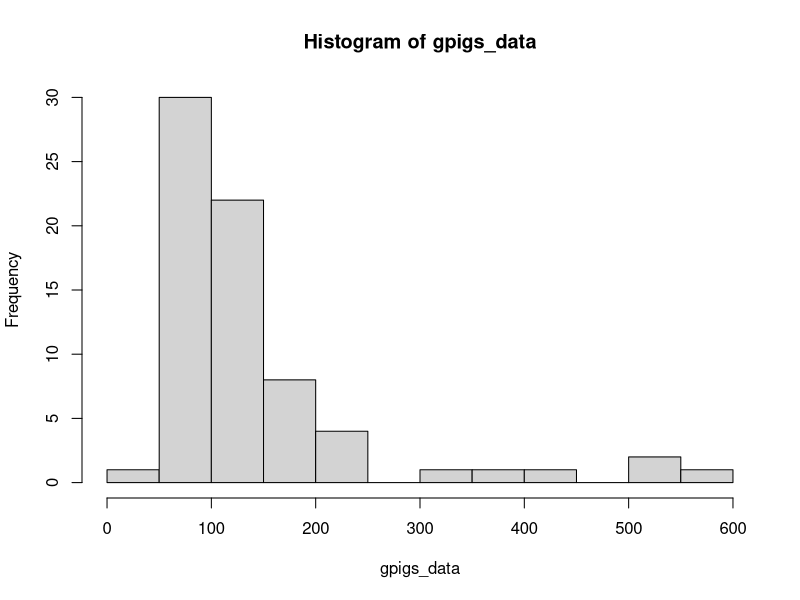
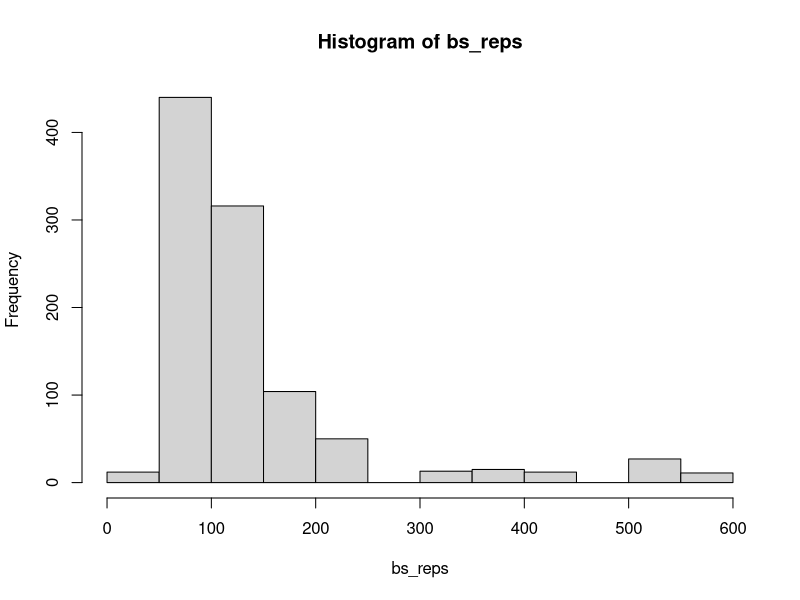
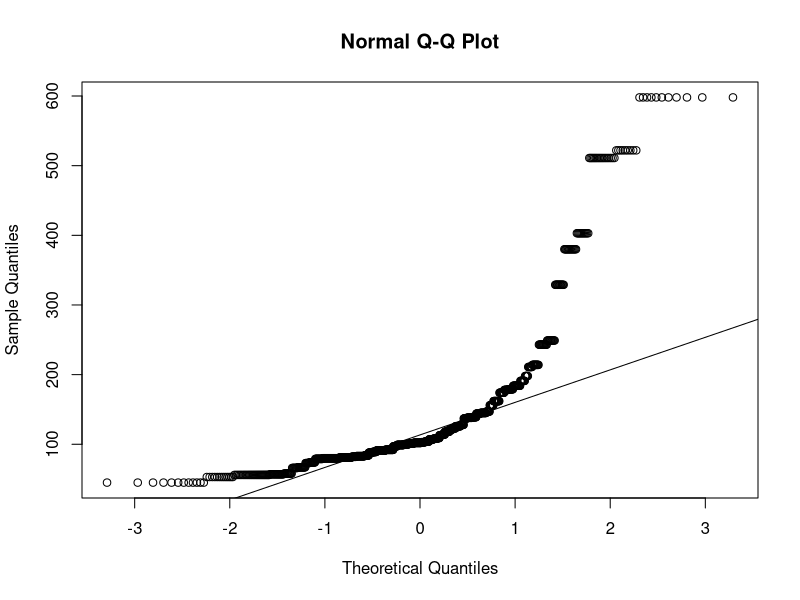
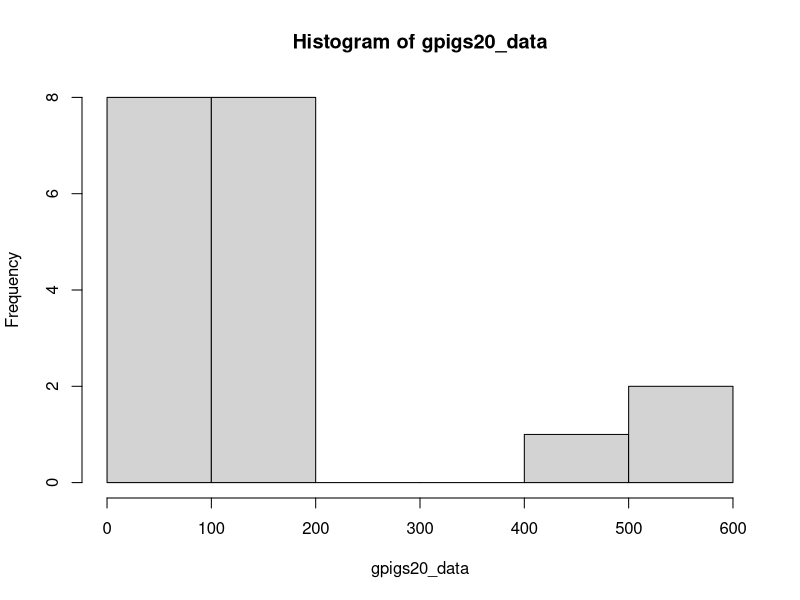
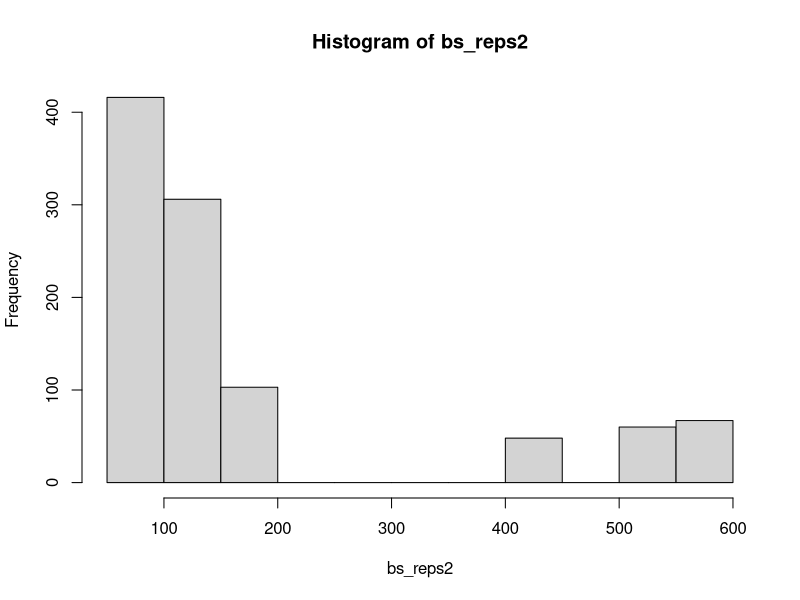
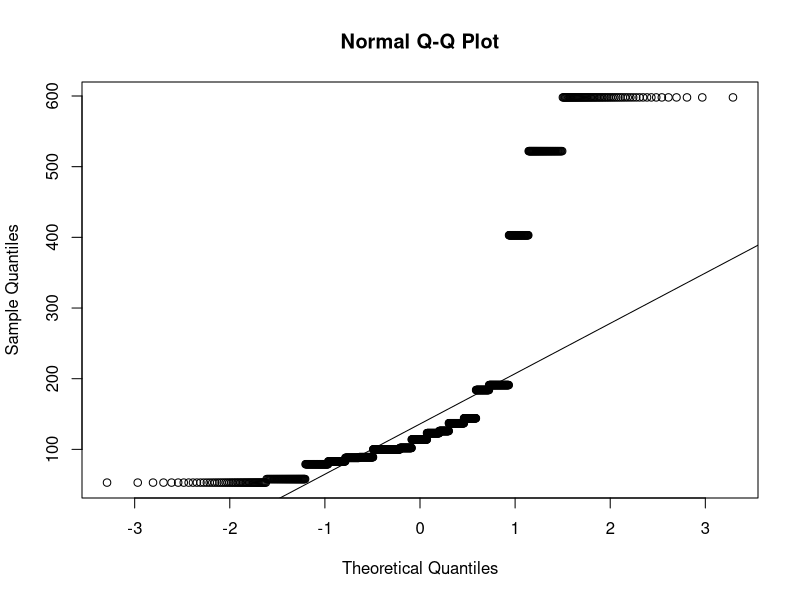

Recreate these plots in R, in order.
## ---- chunk 1
knitr::opts_chunk$set(echo = TRUE)
## ---- chunk 2
pnorm(98.7, mean = 98, sd= 0.62, lower.tail = FALSE)
## ---- chunk 3
gpigs_data=
  read.table("gpigs.txt", header = TRUE)
gpigs_data= gpigs_data [-1,]
hist(gpigs_data)
sd(gpigs_data)
## ---- chunk 4
gpigs_data=
  read.table("gpigs.txt", header = TRUE)
gpigs_data= gpigs_data [-1,]
xbar= mean(gpigs_data)
bs_samps = vector("list", 1000)
set.seed(54321)
for(j in 1:1000) {
bs_samps[[j]]= sample(gpigs_data, size = length(72), replace = T)
}

bs_reps = unlist(lapply(bs_samps, mean))

hist(bs_reps)
qqnorm(bs_reps)
qqline(bs_reps)
sd(bs_reps)
sd(bs_reps)/sqrt(72)

## ---- chunk 5
gpigs20_data=
  read.table("gpigs20.txt", header = TRUE)
gpigs20_data = gpigs20_data [-1,]
hist(gpigs20_data)
## ---- chunk 6
gpigs20_data=
  read.table("gpigs20.txt", header = TRUE)
gpigs20_data= gpigs20_data [-1,]
xbar= mean(gpigs20_data)
bs_samps = vector("list", 1000)
set.seed(12345)
for(j in 1:1000) {
bs_samps[[j]]= sample(gpigs20_data, size = length(20), replace = T)
}

bs_reps2 = unlist(lapply(bs_samps, mean))

hist(bs_reps2)
qqnorm(bs_reps2)
qqline(bs_reps2)
sd(bs_reps2)
sd(bs_reps2)/sqrt(20)
